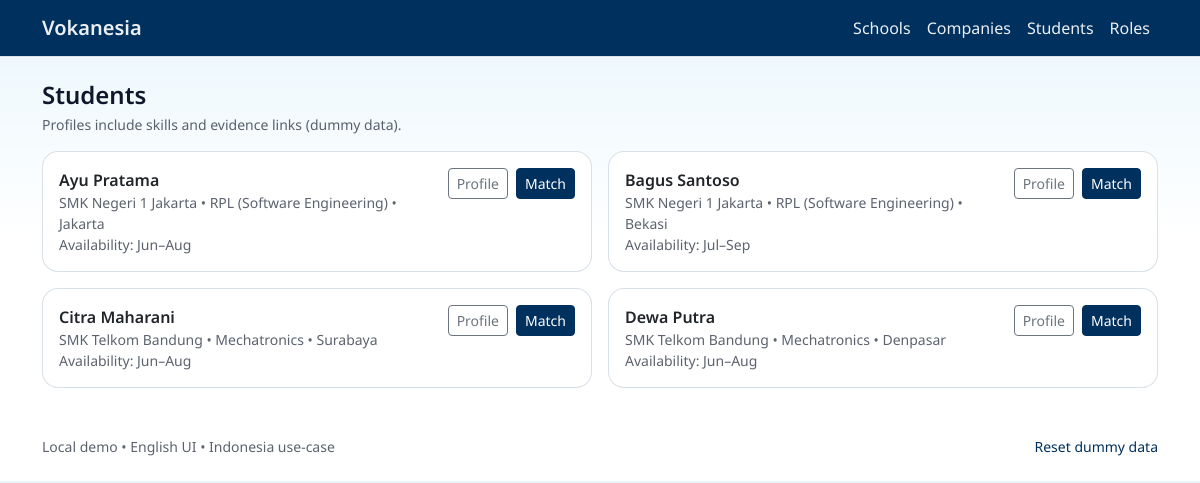
/students, run on the app's committed database.
### tables this page shows
CREATE TABLE students (
  id INTEGER PRIMARY KEY AUTOINCREMENT,
  name TEXT NOT NULL,
  school_id INTEGER NOT NULL,
  program TEXT NOT NULL,
  city TEXT,
  availability TEXT,
  about TEXT,
  FOREIGN KEY(school_id) REFERENCES schools(id) ON DELETE CASCADE
);

CREATE TABLE schools (
  id INTEGER PRIMARY KEY AUTOINCREMENT,
  name TEXT NOT NULL,
  city TEXT
);

### app.py (the view)
@app.route("/students")
def students():
    db = get_db()
    rows = fetch_all(
        db,
        """
        SELECT s.*, sc.name AS school_name
        FROM students s
        JOIN schools sc ON sc.id = s.school_id
        ORDER BY s.name ASC
        """,
    )
    return render_template("students.html", students=rows)

### app.py (called while the page is built)
def get_db() -> sqlite3.Connection:
    if "db" not in g:
        conn = sqlite3.connect(DB_PATH)
        conn.row_factory = sqlite3.Row
        g.db = conn
    return g.db

def fetch_all(db: sqlite3.Connection, sql: str, params: Tuple[Any, ...] = ()) -> List[sqlite3.Row]:
    return db.execute(sql, params).fetchall()

### templates/students.html
{% extends "base.html" %}
{% block content %}
<div class="d-flex flex-wrap justify-content-between align-items-end gap-2 mb-3">
  <div>
    <h1 class="h4 fw-semibold mb-1">Students</h1>
    <div class="text-secondary small">Profiles include skills and evidence links (dummy data).</div>
  </div>
</div>
<div class="row g-3">
  {% for s in students %}
  <div class="col-md-6">
    <div class="card rounded-4 h-100">
      <div class="card-body">
        <div class="d-flex justify-content-between align-items-start gap-3">
          <div>
            <div class="fw-semibold">{{ s.name }}</div>
            <div class="text-secondary small">{{ s.school_name }} • {{ s.program }} • {{ s.city or "—" }}</div>
            <div class="text-secondary small">Availability: {{ s.availability or "—" }}</div>
          </div>
          <div class="d-flex gap-2">
            <a class="btn btn-sm btn-outline-secondary" href="{{ url_for('student_detail', student_id=s.id) }}">Profile</a>
            <a class="btn btn-sm btn-primary" href="{{ url_for('match_student', student_id=s.id) }}">Match</a>
          </div>
        </div>
      </div>
    </div>
  </div>
  {% endfor %}
</div>
{% endblock %}

### static/styles.css (style rules this page uses)
:root { --tud-blue: #00305D; --tud-mid: #2C94CC; --tud-light:#84CFED; --tud-magenta:#E20074; --tud-ink: #0f172a; --tud-muted: rgba(15, 23, 42, .68); --tud-border: rgba(0, 48, 93, .15); }
html, body { font-family: "Noto Sans", system-ui, -apple-system, Segoe UI, Roboto, Arial, sans-serif; }
body { background: linear-gradient(180deg, rgba(132,207,237,.18) 0%, rgba(255,255,255,1) 240px); color: var(--tud-ink); }
.btn-primary { background-color: var(--tud-blue); border-color: var(--tud-blue); }
.card { border-color: var(--tud-border); }
.text-secondary { color: var(--tud-muted) !important; }
a { color: var(--tud-blue); }

### data on the page
students: name "Ayu Pratama", school_name "SMK Negeri 1 Jakarta", program "RPL (Software Engineering)", city "Jakarta", availability "Jun–Aug"
students: name "Bagus Santoso", school_name "SMK Negeri 1 Jakarta", program "RPL (Software Engineering)", city "Bekasi", availability "Jul–Sep"
students: name "Citra Maharani", school_name "SMK Telkom Bandung", program "Mechatronics", city "Surabaya", availability "Jun–Aug"
students: name "Dewa Putra", school_name "SMK Telkom Bandung", program "Mechatronics", city "Denpasar", availability "Jun–Aug"
